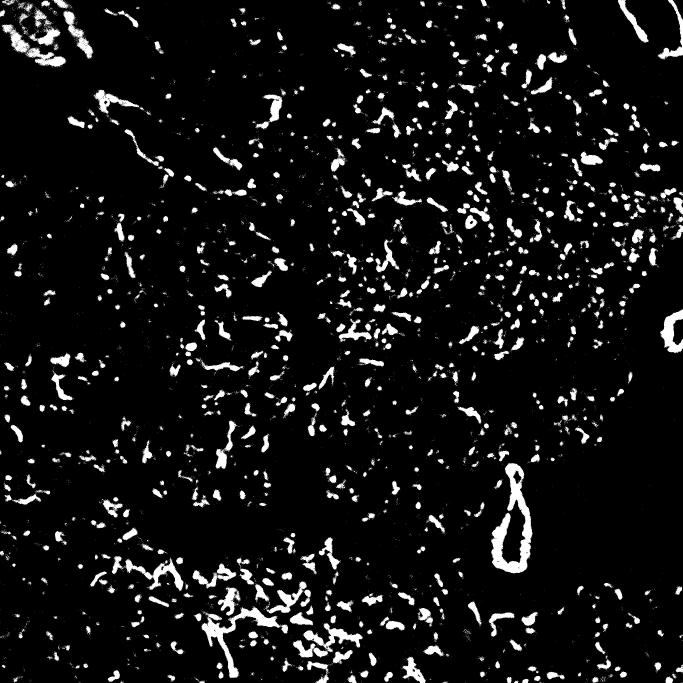
#> input picture images/6 images/MASK_SK658 Slobe ch010092.jpg, 2048 x 2048 px, found by its file name (shown at 1/3 size)
$ python main_example.py
#> lines starting #> are read from the running program, lines starting #| are printed output that depends on the picture; after the words box and inside, x2 and y2 are one past the last pixel; in counts of white or black regions, pixels touching at a corner belong together
'''
# improved code using AI

import cv2
import numpy as np
import pandas as pd
import matplotlib.pyplot as plt

# -----------------------------
# INPUT DATA
# -----------------------------

filenames = [
   # r"/Users/amelialuongo/Desktop/comp bme/Module-3-Fibrosis/images/6 images/MASK_SK658 Slobe ch010092.jpg",
   # r"/Users/amelialuongo/Desktop/comp bme/Module-3-Fibrosis/images/6 images/MASK_SK658 Slobe ch010068.jpg",
   # r"/Users/amelialuongo/Desktop/comp bme/Module-3-Fibrosis/images/6 images/MASK_SK658 Slobe ch010098.jpg",
   # r"/Users/amelialuongo/Desktop/comp bme/Module-3-Fibrosis/images/6 images/MASK_SK658 Slobe ch010118.jpg",
   # r"/Users/amelialuongo/Desktop/comp bme/Module-3-Fibrosis/images/6 images/MASK_SK658 Slobe ch010135.jpg",
   # r"/Users/amelialuongo/Desktop/comp bme/Module-3-Fibrosis/images/6 images/MASK_SK658 Slobe ch010104.jpg",

]

depths = [15, 1000, 3000, 5300, 7000, 9900]

# -----------------------------
# VALIDATION
# -----------------------------

if len(filenames) != len(depths):
    raise ValueError("Number of filenames must match number of depths!")

# -----------------------------
# PROCESS IMAGES
# -----------------------------

results = []

for filename, depth in zip(filenames, depths):
    img = cv2.imread(filename, 0)

    if img is None:
        print(f"⚠️ Warning: Could not load image: {filename}")
        continue

    # Convert to binary
    _, binary = cv2.threshold(img, 127, 255, cv2.THRESH_BINARY)

    # Count pixels
    white = np.sum(binary == 255)
    black = np.sum(binary == 0)
    total = white + black

    # Avoid divide-by-zero
    white_percent = (100 * white / total) if total > 0 else 0

    # Store results
    results.append({
        "Filename": filename,
        "Depth": depth,
        "White Pixels": white,
        "Black Pixels": black,
        "White Percent": white_percent
    })

    # Print nicely
    print(f"\n📄 {filename}")
    print(f"Depth: {depth} microns")
    print(f"White pixels: {white}")
    print(f"Black pixels: {black}")
    print(f"White %: {white_percent:.2f}%")

# -----------------------------
# SAVE TO CSV
# -----------------------------

df = pd.DataFrame(results)
df.to_csv("Percent_White_Pixels.csv", index=False)

print("\n✅ CSV file 'Percent_White_Pixels.csv' created.")

# -----------------------------
# OPTIONAL: PLOT RESULTS
# -----------------------------

plt.figure()
plt.scatter(df["Depth"], df["White Percent"])
plt.xlabel("Depth (microns)")
plt.ylabel("White Pixels (%)")
plt.title("White Pixel Percentage vs Depth")
plt.grid()
plt.show()


'''


#Given code:
# Module 3: count black and white pixels and compute the percentage of white pixels in a .jpg image and extrapolate points
from termcolor import colored
import cv2
import numpy as np
import matplotlib.pyplot as plt
from scipy.interpolate import interp1d
import pandas as pd

# Load the images you want to analyze

filenames = [
    r"/Users/amelialuongo/Desktop/comp bme/Module-3-Fibrosis/images/6 images/MASK_SK658 Slobe ch010092.jpg",
    r"/Users/amelialuongo/Desktop/comp bme/Module-3-Fibrosis/images/6 images/MASK_SK658 Slobe ch010068.jpg",
    r"/Users/amelialuongo/Desktop/comp bme/Module-3-Fibrosis/images/6 images/MASK_SK658 Slobe ch010098.jpg",
    r"/Users/amelialuongo/Desktop/comp bme/Module-3-Fibrosis/images/6 images/MASK_SK658 Slobe ch010118.jpg",
    r"/Users/amelialuongo/Desktop/comp bme/Module-3-Fibrosis/images/6 images/MASK_SK658 Slobe ch010135.jpg",
    r"/Users/amelialuongo/Desktop/comp bme/Module-3-Fibrosis/images/6 images/MASK_SK658 Slobe ch010104.jpg",
]

# Enter the depth of each image (in the same order that the images are listed above; you can find these in the .csv file provided to you which is tilted: "Filenames and Depths for Students")

depths = [
    10000,
    9800,
    10000,
    9900,
    9500,
    9700
]

# Make the lists that will be used

images = []
white_counts = []
black_counts = []
white_percents = []

# Build the list of all the images you are analyzing

for filename in filenames:
    img = cv2.imread(filename, 0)
#> img is the input picture: shape (2048, 2048); min 0, max 255, mean 20
    images.append(img)

# For each image (until the end of the list of images), calculate the number of black and white pixels and make a list that contains this information for each filename.

for x in range(len(filenames)):
    _, binary = cv2.threshold(images[x], 127, 255, cv2.THRESH_BINARY)

    white = np.sum(binary == 255)
    black = np.sum(binary == 0)

    white_counts.append(white)
    black_counts.append(black)
#> this loop made 6 passes
#> pass 1, `_, binary = cv2.threshold(images[x], 127, 255, cv2.THRESH_BINARY)`:
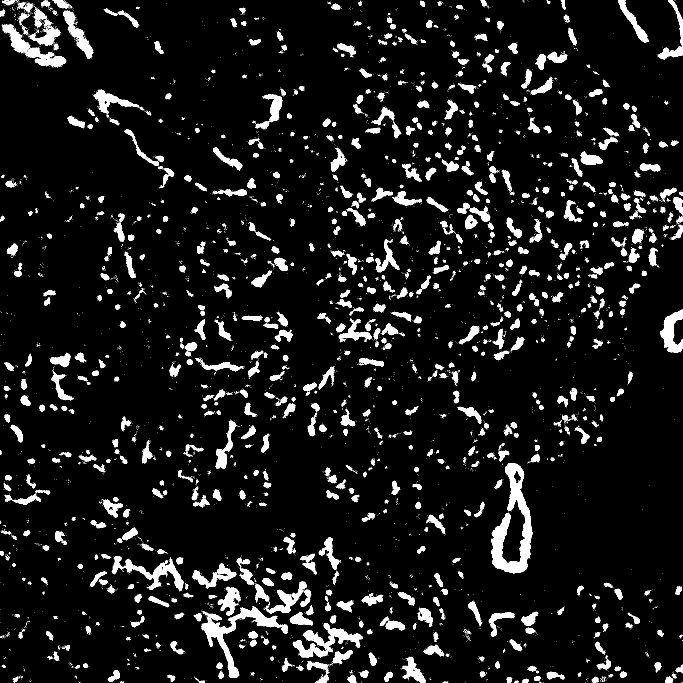
#> binary: shape (2048, 2048) (shown at 1/3 size); 7.8% white; 7552 white regions (6629 under 20 px), largest, box (x1, y1, x2, y2) and area: (1473, 1389, 1598, 1720) 15800, (605, 1820, 864, 2034) 10104, (373, 1675, 551, 1774) 4830
#> pass 2, `_, binary = cv2.threshold(images[x], 127, 255, cv2.THRESH_BINARY)`:
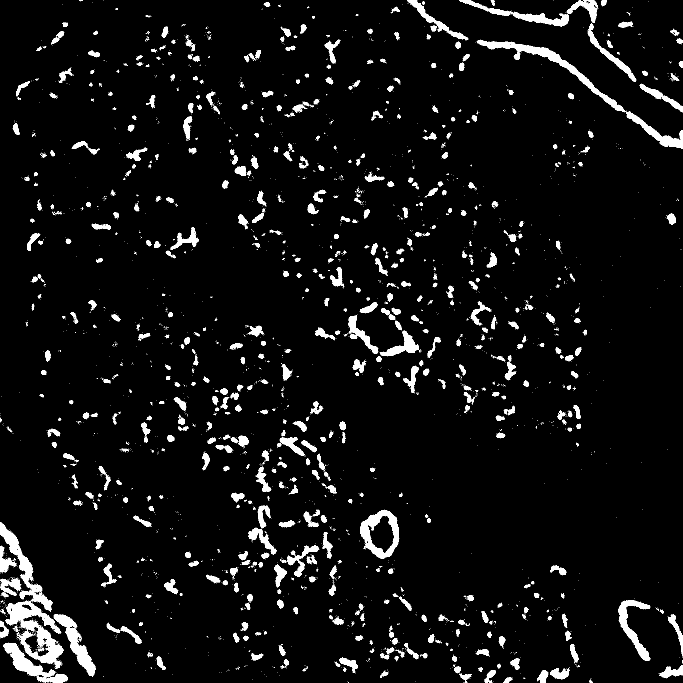
#> binary: shape (2048, 2048) (shown at 1/3 size); 5.1% white; 5131 white regions (4494 under 20 px), largest, box (x1, y1, x2, y2) and area: (17, 1803, 192, 2006) 11386, (1432, 119, 1876, 337) 8815, (0, 1567, 158, 1835) 6892
#> pass 3, `_, binary = cv2.threshold(images[x], 127, 255, cv2.THRESH_BINARY)`:
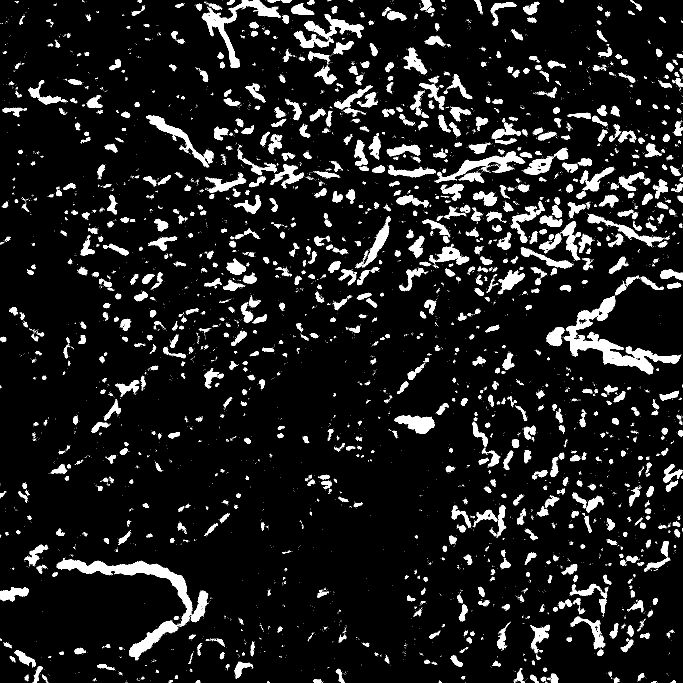
#> binary: shape (2048, 2048) (shown at 1/3 size); 9.1% white; 7686 white regions (6592 under 20 px), largest, box (x1, y1, x2, y2) and area: (1692, 889, 2043, 1123) 17678, (169, 1678, 577, 1877) 13072, (605, 0, 843, 204) 8115

# Print the number of white and black pixels in each image.

print(colored("Counts of pixel by color in each image", "yellow"))
for x in range(len(filenames)):
    print(colored(f"White pixels in image {x}: {white_counts[x]}", "white"))
    print(colored(f"Black pixels in image {x}: {black_counts[x]}", "black"))
    print()

# Calculate the percentage of pixels in each image that are white and make a list that contains these percentages for each filename

for x in range(len(filenames)):
    white_percent = (
        100 * (white_counts[x] / (black_counts[x] + white_counts[x])))
    white_percents.append(white_percent)

# Print the filename (on one line in red font), and below that line print the percent white pixels and depth into the lung where the image was obtained

print(colored("Percent white px:", "yellow"))
for x in range(len(filenames)):
    print(colored(f'{filenames[x]}:', "red"))
    print(f'{white_percents[x]}% White | Depth: {depths[x]} microns')
    print()

#Write your data to a .csv file

# Create a DataFrame that includes the filenames, depths, and percentage of white pixels
df = pd.DataFrame({
    'Filenames': filenames,
    'Depths': depths,
    'White percents': white_percents
})

# Write that DataFrame to a .csv file

df.to_csv('Percent_White_Pixels.csv', index=False)

print("The .csv file 'Percent_White_Pixels.csv' has been created.")

#the .csv writing subroutine ends here


##############
# LECTURE 2: UNCOMMENT BELOW

 # Interpolate a point: given a depth, find the corresponding white pixel percentage

interpolate_depth = float(input(colored(
     "Enter the depth at which you want to interpolate a point (in microns): ", "yellow")))
#> the answer given: 3

x = depths
y = white_percents

 # You can also use 'quadratic', 'cubic', etc.
i = interp1d(x, y, kind='linear')
#> (the run stopped early here; a loop or call above may not have finished)
